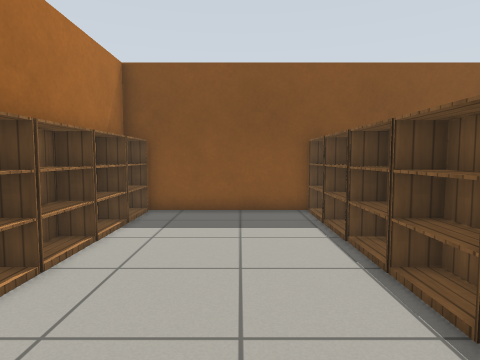
View 1 (above)

17 first-person views from a walk through a Gazebo world. The camera is 0.9 m above the floor, tilts 4° down and sees 75° across. The floor is counted in squares, 0.5 m on a side. Each view is taken from the middle of a square. On the plan, view 1 faces up. The plan holds only what a view shows up to about 16 squares ahead; the rest is blank. The place goes on beyond the plan. Robots are left out. Simple patterns stand in for the simulator's built-in surfaces.

View 2
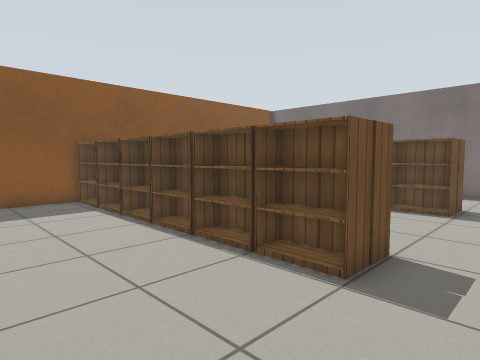

View 3
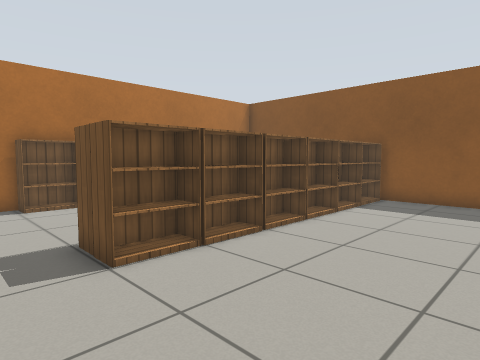

View 4
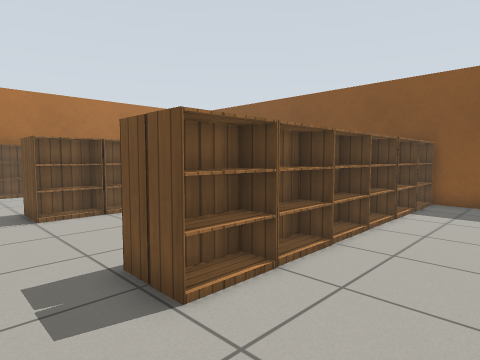

View 5
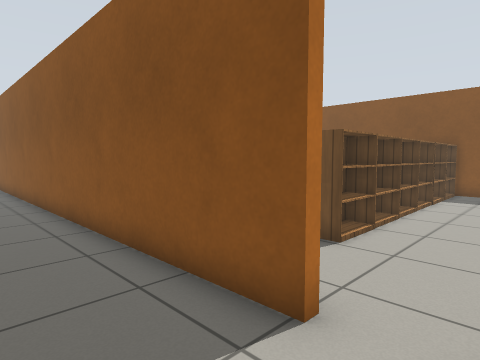

View 6
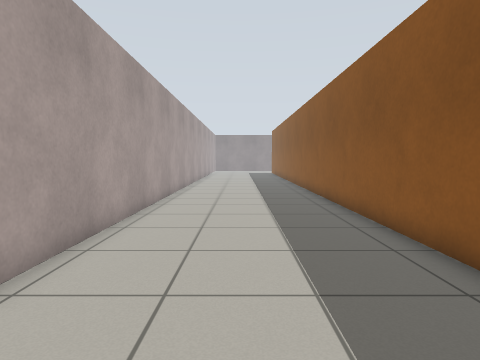

View 7
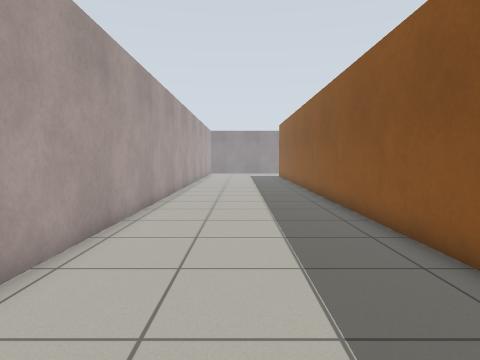

View 8
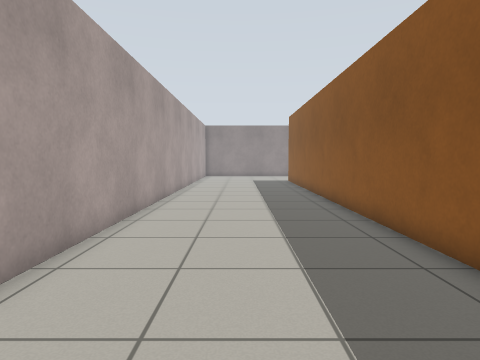

View 9
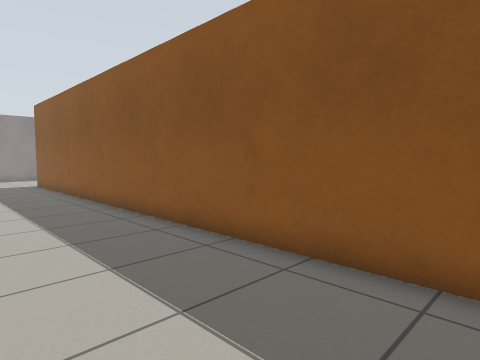

View 10
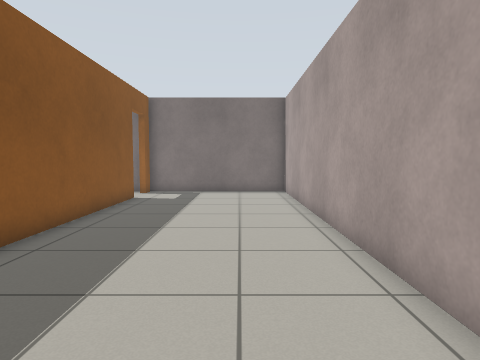

View 11
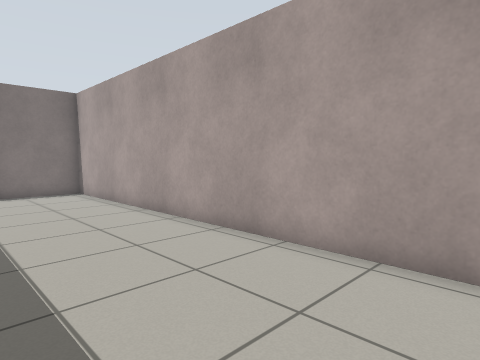

View 12
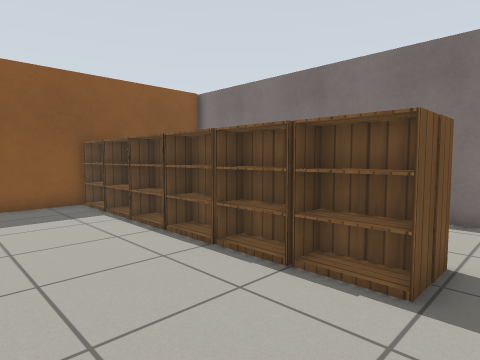

View 13
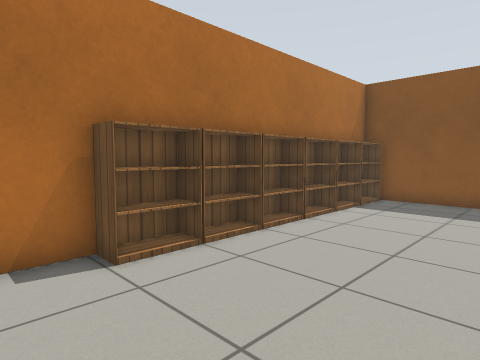

View 14
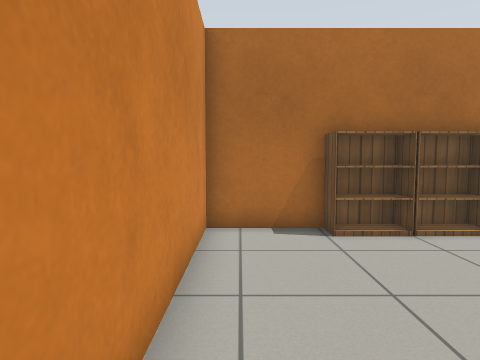

View 15
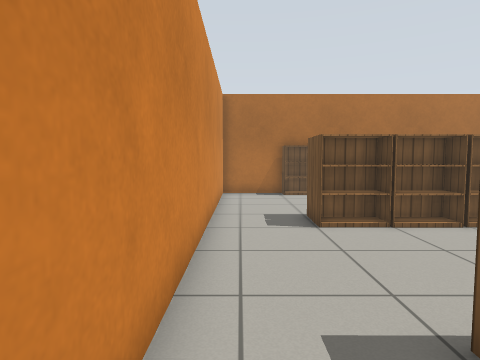

View 16
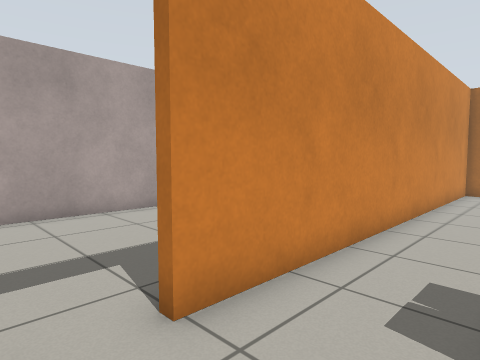

View 17
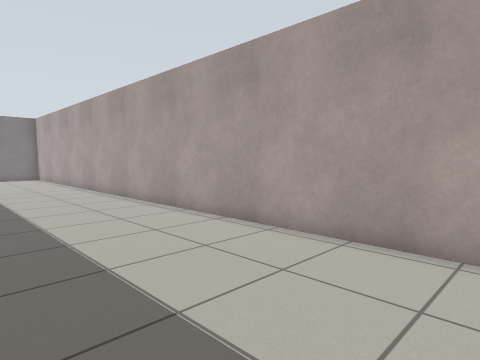

### Floor plan
Points are (right, up) in squares from view 1. A wall is a line through its corners. A room is listed if a view was taken in it or the views show most of it. See-through windows are left out.
Room 1 (views 1, 2, 3, 4, 12, 13, 14, 15, 16)
walls: (-4, 7.5) (-4, -3.9) (12.2, -3.9); (14.5, 10.7) (-4, 10.7) (-4, 10.4)
ways out: open door at (13.5, -4) to room 2
objects: bookshelf (-4, -1) to (-3, 0); bookshelf (-4, 1) to (-3, 2); bookshelf (-4, 3) to (-3, 4); bookshelf (-4, 5) to (-3, 6); bookshelf (-4, 7) to (-3, 8); bookshelf (-4, 9) to (-3, 10); bookshelf (2, -1) to (2, 0); bookshelf (2, 1) to (2, 2); bookshelf (2, 3) to (2, 4); bookshelf (2, 5) to (2, 6); bookshelf (2, 7) to (2, 8); bookshelf (2, 9) to (2, 10); bookshelf (3, -1) to (4, 0); bookshelf (3, 1) to (4, 2); bookshelf (3, 3) to (4, 4); bookshelf (3, 5) to (4, 6); bookshelf (3, 7) to (4, 8); bookshelf (3, 9) to (4, 10); bookshelf (9, -1) to (9, 0); bookshelf (9, 1) to (9, 2); bookshelf (9, 3) to (9, 4); bookshelf (9, 5) to (9, 6); bookshelf (9, 7) to (9, 8); bookshelf (9, 9) to (9, 10); bookshelf (10, -1) to (11, 0); bookshelf (10, 1) to (11, 2); bookshelf (10, 3) to (11, 4); bookshelf (10, 5) to (11, 6); bookshelf (10, 7) to (11, 8); bookshelf (10, 9) to (11, 10)
Room 2 (views 5, 6, 7, 8, 9, 10, 11, 17)
walls: (12.2, -4.2) (-15.5, -4.2); (-15.3, -11.4) (14.5, -11.4)
ways out: open door at (13.5, -4) to room 1

Where each view was taken, in squares from view 1:
view 1: 0 up, 0 right, facing up
view 2: 3 down, 2 left, facing up-right
view 3: 3 down, 9 right, facing up-left
view 4: 3 down, 14 right, facing up-left
view 5: 7 down, 14 right, facing up-left
view 6: 8 down, 14 right, facing left
view 7: 8 down, 7 right, facing left
view 8: 8 down, 1 right, facing left
view 9: 9 down, 1 left, facing up-left
view 10: 9 down, 2 left, facing right
view 11: 6 down, 2 left, facing down-right
view 12: 2 down, 5 right, facing up-right
view 13: 3 down, 2 right, facing up-left
view 14: 3 down, 4 right, facing left
view 15: 3 down, 12 right, facing left
view 16: 1 down, 14 right, facing down-left
view 17: 5 down, 15 left, facing down-right
